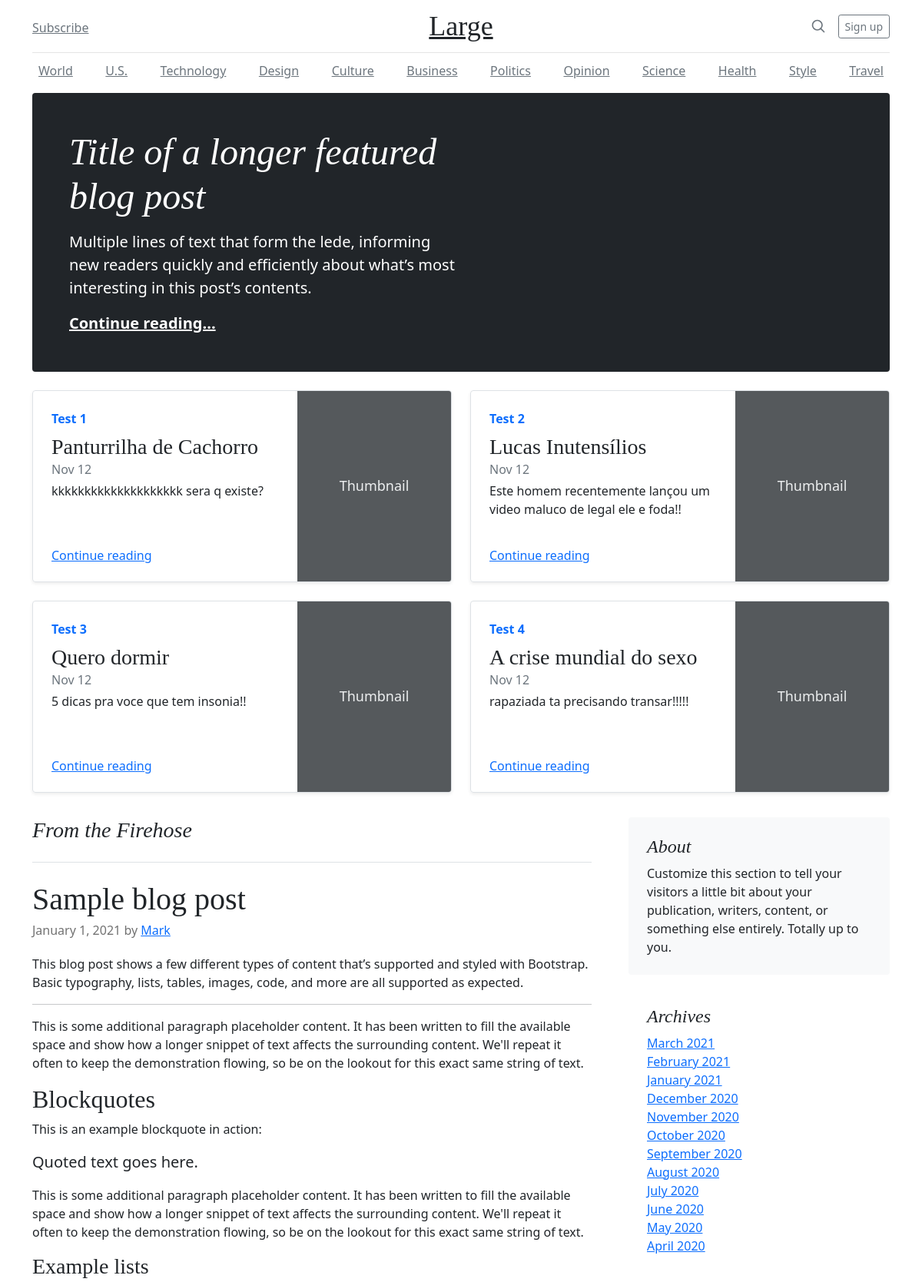
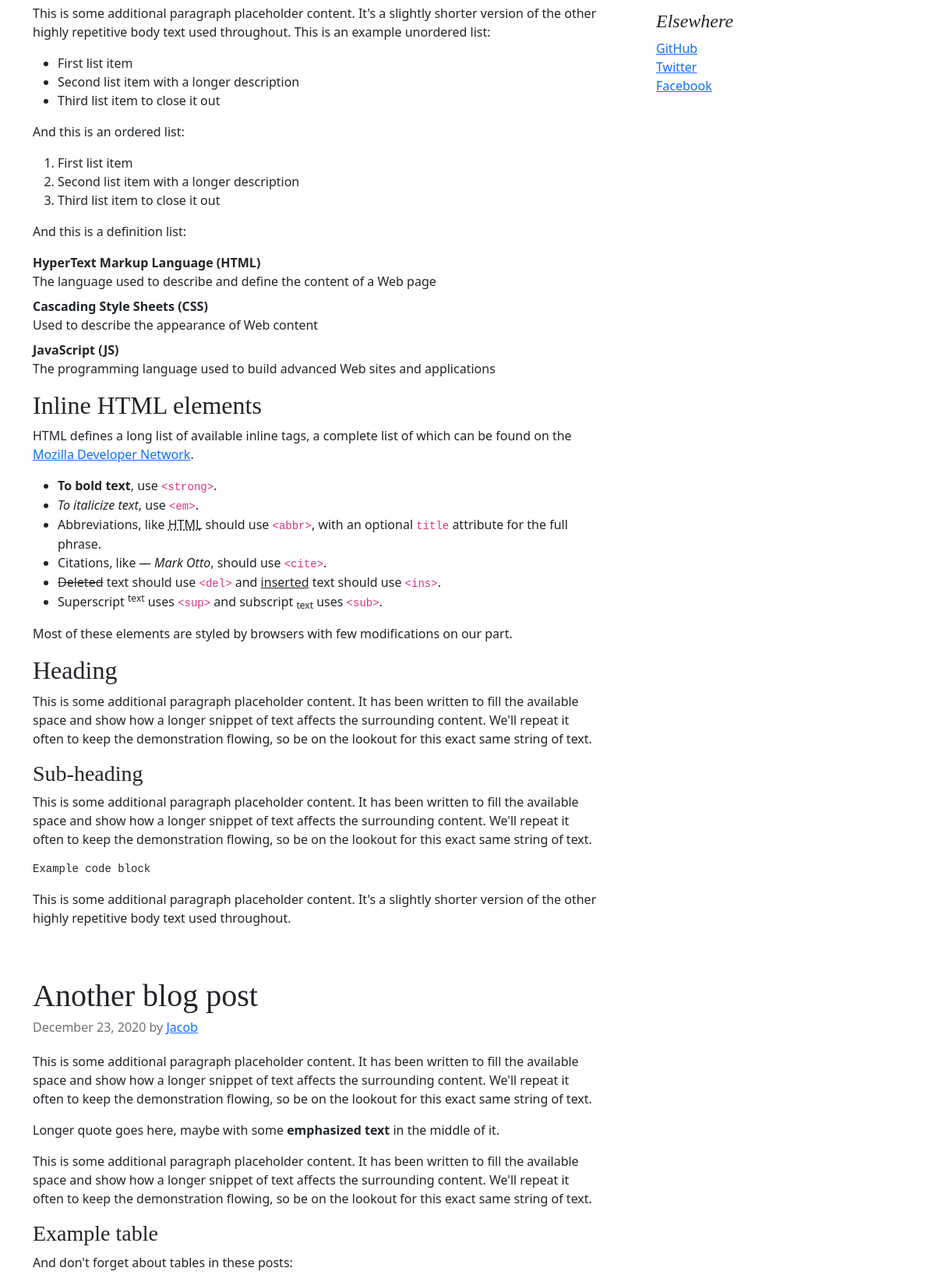
The page / (upper part) on the database its author committed (2 pictures, top to bottom).
### myApp/models.py (models this page shows)
class Feature(models.Model):
        name = models.CharField(max_length=100)
        title = models.CharField(max_length=100)
        details = models.CharField(max_length=500)

### myApp/views.py (the view)
# urls.py: path('', views.index, name='index'),
def index(request):
        features = Feature.objects.all()
        return render(request, 'index.html', {'features' : features})

### templates/index.html (shortened to what this page needs)
{% load static %}
<!doctype html>
<html lang="en">
  <head>
<link href="{% static './css/bootstrap.min.css' %}" rel="stylesheet">
    <link href="{% static 'blog.css' %}" rel="stylesheet">
  </head>
  <body>
<div class="container">
  <header class="blog-header py-3">
    <div class="row flex-nowrap justify-content-between align-items-center">
      <div class="col-4 pt-1">
        <a class="link-secondary" href="#">Subscribe</a>
      </div>
      <div class="col-4 text-center">
        <a class="blog-header-logo text-dark" href="#">Large</a>
      </div>
      <div class="col-4 d-flex justify-content-end align-items-center">
        <a class="link-secondary" href="#" aria-label="Search">
          <svg xmlns="http://www.w3.org/2000/svg" width="20" height="20" fill="none" stroke="currentColor" stroke-linecap="round" stroke-linejoin="round" stroke-width="2" class="mx-3" role="img" viewBox="0 0 24 24"><title>Search</title><circle cx="10.5" cy="10.5" r="7.5"/><path d="M21 21l-5.2-5.2"/></svg>
        </a>
        <a class="btn btn-sm btn-outline-secondary" href="register">Sign up</a>
      </div>
    </div>
  </header>
  <div class="nav-scroller py-1 mb-2">
    <nav class="nav d-flex justify-content-between">
      <a class="p-2 link-secondary" href="#">World</a>
      <a class="p-2 link-secondary" href="#">U.S.</a>
      <a class="p-2 link-secondary" href="#">Technology</a>
      <a class="p-2 link-secondary" href="#">Design</a>
      <a class="p-2 link-secondary" href="#">Culture</a>
      <a class="p-2 link-secondary" href="#">Business</a>
      <a class="p-2 link-secondary" href="#">Politics</a>
      <a class="p-2 link-secondary" href="#">Opinion</a>
      <a class="p-2 link-secondary" href="#">Science</a>
      <a class="p-2 link-secondary" href="#">Health</a>
      <a class="p-2 link-secondary" href="#">Style</a>
      <a class="p-2 link-secondary" href="#">Travel</a>
    </nav>
  </div>
</div>
<main class="container">
  <div class="p-4 p-md-5 mb-4 text-white rounded bg-dark">
    <div class="col-md-6 px-0">
      <h1 class="display-4 fst-italic">Title of a longer featured blog post</h1>
      <p class="lead my-3">Multiple lines of text that form the lede, informing new readers quickly and efficiently about what’s most interesting in this post’s contents.</p>
      <p class="lead mb-0"><a href="#" class="text-white fw-bold">Continue reading...</a></p>
    </div>
  </div>
  <div class="row mb-2">
    {% for feature in features %}
    <div class="col-md-6">
      <div class="row g-0 border rounded overflow-hidden flex-md-row mb-4 shadow-sm h-md-250 position-relative">
        <div class="col p-4 d-flex flex-column position-static">
          <strong class="d-inline-block mb-2 text-primary">{{feature.name}}</strong>
          <h3 class="mb-0">{{feature.title}}</h3>
          <div class="mb-1 text-muted">Nov 12</div>
          <p class="card-text mb-auto">{{feature.details}}</p>
          <a href="#" class="stretched-link">Continue reading</a>
        </div>
        <div class="col-auto d-none d-lg-block">
          <svg class="bd-placeholder-img" width="200" height="250" xmlns="http://www.w3.org/2000/svg" role="img" aria-label="Placeholder: Thumbnail" preserveAspectRatio="xMidYMid slice" focusable="false"><title>Placeholder</title><rect width="100%" height="100%" fill="#55595c"/><text x="50%" y="50%" fill="#eceeef" dy=".3em">Thumbnail</text></svg>
        </div>
      </div>
    </div>
    {% endfor %}
  </div>
  <div class="row g-5">
    <div class="col-md-8">
      <h3 class="pb-4 mb-4 fst-italic border-bottom">
        From the Firehose
      </h3>
      <article class="blog-post">
        <h2 class="blog-post-title">Sample blog post</h2>
        <p class="blog-post-meta">January 1, 2021 by <a href="#">Mark</a></p>
        <p>This blog post shows a few different types of content that’s supported and styled with Bootstrap. Basic typography, lists, tables, images, code, and more are all supported as expected.</p>
        <hr>
        <p>This is some additional paragraph placeholder content. It has been written to fill the available space and show how a longer snippet of text affects the surrounding content. We'll repeat it often to keep the demonstration flowing, so be on the lookout for this exact same string of text.</p>
        <h2>Blockquotes</h2>
        <p>This is an example blockquote in action:</p>
        <blockquote class="blockquote">
          <p>Quoted text goes here.</p>
        </blockquote>
        <p>This is some additional paragraph placeholder content. It has been written to fill the available space and show how a longer snippet of text affects the surrounding content. We'll repeat it often to keep the demonstration flowing, so be on the lookout for this exact same string of text.</p>
        <h3>Example lists</h3>
        <p>This is some additional paragraph placeholder content. It's a slightly shorter version of the other highly repetitive body text used throughout. This is an example unordered list:</p>
        <ul>
          <li>First list item</li>
          <li>Second list item with a longer description</li>
          <li>Third list item to close it out</li>
        </ul>
        <p>And this is an ordered list:</p>
        <ol>
          <li>First list item</li>
          <li>Second list item with a longer description</li>
          <li>Third list item to close it out</li>
        </ol>
        <p>And this is a definition list:</p>
        <dl>
          <dt>HyperText Markup Language (HTML)</dt>
          <dd>The language used to describe and define the content of a Web page</dd>
          <dt>Cascading Style Sheets (CSS)</dt>
          <dd>Used to describe the appearance of Web content</dd>
          <dt>JavaScript (JS)</dt>
          <dd>The programming language used to build advanced Web sites and applications</dd>
        </dl>
        <h2>Inline HTML elements</h2>
        <p>HTML defines a long list of available inline tags, a complete list of which can be found on the <a href="https://developer.mozilla.org/en-US/docs/Web/HTML/Element">Mozilla Developer Network</a>.</p>
        <ul>
          <li><strong>To bold text</strong>, use <code class="language-plaintext highlighter-rouge">&lt;strong&gt;</code>.</li>
          <li><em>To italicize text</em>, use <code class="language-plaintext highlighter-rouge">&lt;em&gt;</code>.</li>
          <li>Abbreviations, like <abbr title="HyperText Markup Langage">HTML</abbr> should use <code class="language-plaintext highlighter-rouge">&lt;abbr&gt;</code>, with an optional <code class="language-plaintext highlighter-rouge">title</code> attribute for the full phrase.</li>
          <li>Citations, like <cite>— Mark Otto</cite>, should use <code class="language-plaintext highlighter-rouge">&lt;cite&gt;</code>.</li>
          <li><del>Deleted</del> text should use <code class="language-plaintext highlighter-rouge">&lt;del&gt;</code> and <ins>inserted</ins> text should use <code class="language-plaintext highlighter-rouge">&lt;ins&gt;</code>.</li>
          <li>Superscript <sup>text</sup> uses <code class="language-plaintext highlighter-rouge">&lt;sup&gt;</code> and subscript <sub>text</sub> uses <code class="language-plaintext highlighter-rouge">&lt;sub&gt;</code>.</li>
        </ul>
        <p>Most of these elements are styled by browsers with few modifications on our part.</p>
        <h2>Heading</h2>
        <p>This is some additional paragraph placeholder content. It has been written to fill the available space and show how a longer snippet of text affects the surrounding content. We'll repeat it often to keep the demonstration flowing, so be on the lookout for this exact same string of text.</p>
        <h3>Sub-heading</h3>
        <p>This is some additional paragraph placeholder content. It has been written to fill the available space and show how a longer snippet of text affects the surrounding content. We'll repeat it often to keep the demonstration flowing, so be on the lookout for this exact same string of text.</p>
        <pre><code>Example code block</code></pre>
        <p>This is some additional paragraph placeholder content. It's a slightly shorter version of the other highly repetitive body text used throughout.</p>
      </article>
      <article class="blog-post">
        <h2 class="blog-post-title">Another blog post</h2>
        <p class="blog-post-meta">December 23, 2020 by <a href="#">Jacob</a></p>
        <p>This is some additional paragraph placeholder content. It has been written to fill the available space and show how a longer snippet of text affects the surrounding content. We'll repeat it often to keep the demonstration flowing, so be on the lookout for this exact same string of text.</p>
        <blockquote>
          <p>Longer quote goes here, maybe with some <strong>emphasized text</strong> in the middle of it.</p>
        </blockquote>
        <p>This is some additional paragraph placeholder content. It has been written to fill the available space and show how a longer snippet of text affects the surrounding content. We'll repeat it often to keep the demonstration flowing, so be on the lookout for this exact same string of text.</p>
        <h3>Example table</h3>
        <p>And don't forget about tables in these posts:</p>
      </article>
    </div>
    <div class="col-md-4">
      <div class="position-sticky" style="top: 2rem;">
        <div class="p-4 mb-3 bg-light rounded">
          <h4 class="fst-italic">About</h4>
          <p class="mb-0">Customize this section to tell your visitors a little bit about your publication, writers, content, or something else entirely. Totally up to you.</p>
        </div>
        <div class="p-4">
          <h4 class="fst-italic">Archives</h4>
          <ol class="list-unstyled mb-0">
            <li><a href="#">March 2021</a></li>
            <li><a href="#">February 2021</a></li>
            <li><a href="#">January 2021</a></li>
            <li><a href="#">December 2020</a></li>
            <li><a href="#">November 2020</a></li>
            <li><a href="#">October 2020</a></li>
            <li><a href="#">September 2020</a></li>
            <li><a href="#">August 2020</a></li>
            <li><a href="#">July 2020</a></li>
            <li><a href="#">June 2020</a></li>
            <li><a href="#">May 2020</a></li>
            <li><a href="#">April 2020</a></li>
          </ol>
        </div>
        <div class="p-4">
          <h4 class="fst-italic">Elsewhere</h4>
          <ol class="list-unstyled">
            <li><a href="#">GitHub</a></li>
            <li><a href="#">Twitter</a></li>
            <li><a href="#">Facebook</a></li>
          </ol>
        </div>
      </div>
    </div>
  </div>
</main>
  </body>
</html>

### static/blog.css (style rules this page uses)
.blog-header { line-height: 1; border-bottom: 1px solid #e5e5e5; }
.blog-header-logo { font-family: "Playfair Display", Georgia, "Times New Roman", serif; font-size: 2.25rem; }
h1, h2, h3, h4, h5, h6 { font-family: "Playfair Display", Georgia, "Times New Roman", serif; }
.display-4 { font-size: 2.5rem; }
@media (min-width: 768px) { .display-4 { font-size: 3rem; } }
.nav-scroller { position: relative; z-index: 2; height: 2.75rem; overflow-y: hidden; }
.nav-scroller .nav { display: flex; flex-wrap: nowrap; padding-bottom: 1rem; margin-top: -1px; overflow-x: auto; text-align: center; white-space: nowrap; -webkit-overflow-scrolling: touch; }
@media (min-width: 768px) { .h-md-250 { height: 250px; } }
.blog-post { margin-bottom: 4rem; }
.blog-post-title { margin-bottom: .25rem; font-size: 2.5rem; }
.blog-post-meta { margin-bottom: 1.25rem; color: #727272; }

### templates/index.html (style rules this page uses)
.bd-placeholder-img { font-size: 1.125rem; text-anchor: middle; -webkit-user-select: none; -moz-user-select: none; user-select: none; }

### rows shown on the page
Feature: name "Test 1", title "Panturrilha de Cachorro", details "kkkkkkkkkkkkkkkkkkkk sera q existe?"
Feature: name "Test 2", title "Lucas Inutensílios", details "Este homem recentemente lançou um video maluco de legal ele e foda!!"
Feature: name "Test 3", title "Quero dormir", details "5 dicas pra voce que tem insonia!!"
Feature: name "Test 4", title "A crise mundial do sexo", details "rapaziada ta precisando transar!!!!!"
